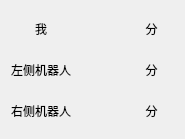
<?xml version="1.0" encoding="UTF-8"?>
<ui version="4.0">
 <class>ScorePanel</class>
 <widget class="QWidget" name="ScorePanel">
  <property name="geometry">
   <rect>
    <x>0</x>
    <y>0</y>
    <width>185</width>
    <height>139</height>
   </rect>
  </property>
  <property name="windowTitle">
   <string>Form</string>
  </property>
  <layout class="QGridLayout" name="gridLayout">
   <item row="0" column="0">
    <widget class="QLabel" name="label">
     <property name="font">
      <font>
       <family>宋体</family>
       <pointsize>9</pointsize>
      </font>
     </property>
     <property name="text">
      <string>我</string>
     </property>
     <property name="alignment">
      <set>Qt::AlignCenter</set>
     </property>
    </widget>
   </item>
   <item row="0" column="1">
    <widget class="QLabel" name="meScore">
     <property name="font">
      <font>
       <family>宋体</family>
       <pointsize>9</pointsize>
      </font>
     </property>
     <property name="text">
      <string/>
     </property>
     <property name="alignment">
      <set>Qt::AlignCenter</set>
     </property>
    </widget>
   </item>
   <item row="0" column="2">
    <widget class="QLabel" name="label_3">
     <property name="font">
      <font>
       <family>宋体</family>
       <pointsize>9</pointsize>
      </font>
     </property>
     <property name="text">
      <string>分</string>
     </property>
     <property name="alignment">
      <set>Qt::AlignCenter</set>
     </property>
    </widget>
   </item>
   <item row="1" column="0">
    <widget class="QLabel" name="label_6">
     <property name="font">
      <font>
       <family>宋体</family>
       <pointsize>9</pointsize>
      </font>
     </property>
     <property name="text">
      <string>左侧机器人</string>
     </property>
     <property name="alignment">
      <set>Qt::AlignCenter</set>
     </property>
    </widget>
   </item>
   <item row="1" column="1">
    <widget class="QLabel" name="label_4">
     <property name="font">
      <font>
       <family>宋体</family>
       <pointsize>9</pointsize>
      </font>
     </property>
     <property name="text">
      <string/>
     </property>
     <property name="alignment">
      <set>Qt::AlignCenter</set>
     </property>
    </widget>
   </item>
   <item row="1" column="2">
    <widget class="QLabel" name="label_5">
     <property name="font">
      <font>
       <family>宋体</family>
       <pointsize>9</pointsize>
      </font>
     </property>
     <property name="text">
      <string>分</string>
     </property>
     <property name="alignment">
      <set>Qt::AlignCenter</set>
     </property>
    </widget>
   </item>
   <item row="2" column="0">
    <widget class="QLabel" name="leftScore">
     <property name="font">
      <font>
       <family>宋体</family>
       <pointsize>9</pointsize>
      </font>
     </property>
     <property name="text">
      <string>右侧机器人</string>
     </property>
     <property name="alignment">
      <set>Qt::AlignCenter</set>
     </property>
    </widget>
   </item>
   <item row="2" column="1">
    <widget class="QLabel" name="label_7">
     <property name="font">
      <font>
       <family>宋体</family>
       <pointsize>9</pointsize>
      </font>
     </property>
     <property name="text">
      <string/>
     </property>
     <property name="alignment">
      <set>Qt::AlignCenter</set>
     </property>
    </widget>
   </item>
   <item row="2" column="2">
    <widget class="QLabel" name="rightScore">
     <property name="font">
      <font>
       <family>宋体</family>
       <pointsize>9</pointsize>
      </font>
     </property>
     <property name="text">
      <string>分</string>
     </property>
     <property name="alignment">
      <set>Qt::AlignCenter</set>
     </property>
    </widget>
   </item>
  </layout>
 </widget>
 <resources/>
 <connections/>
</ui>
